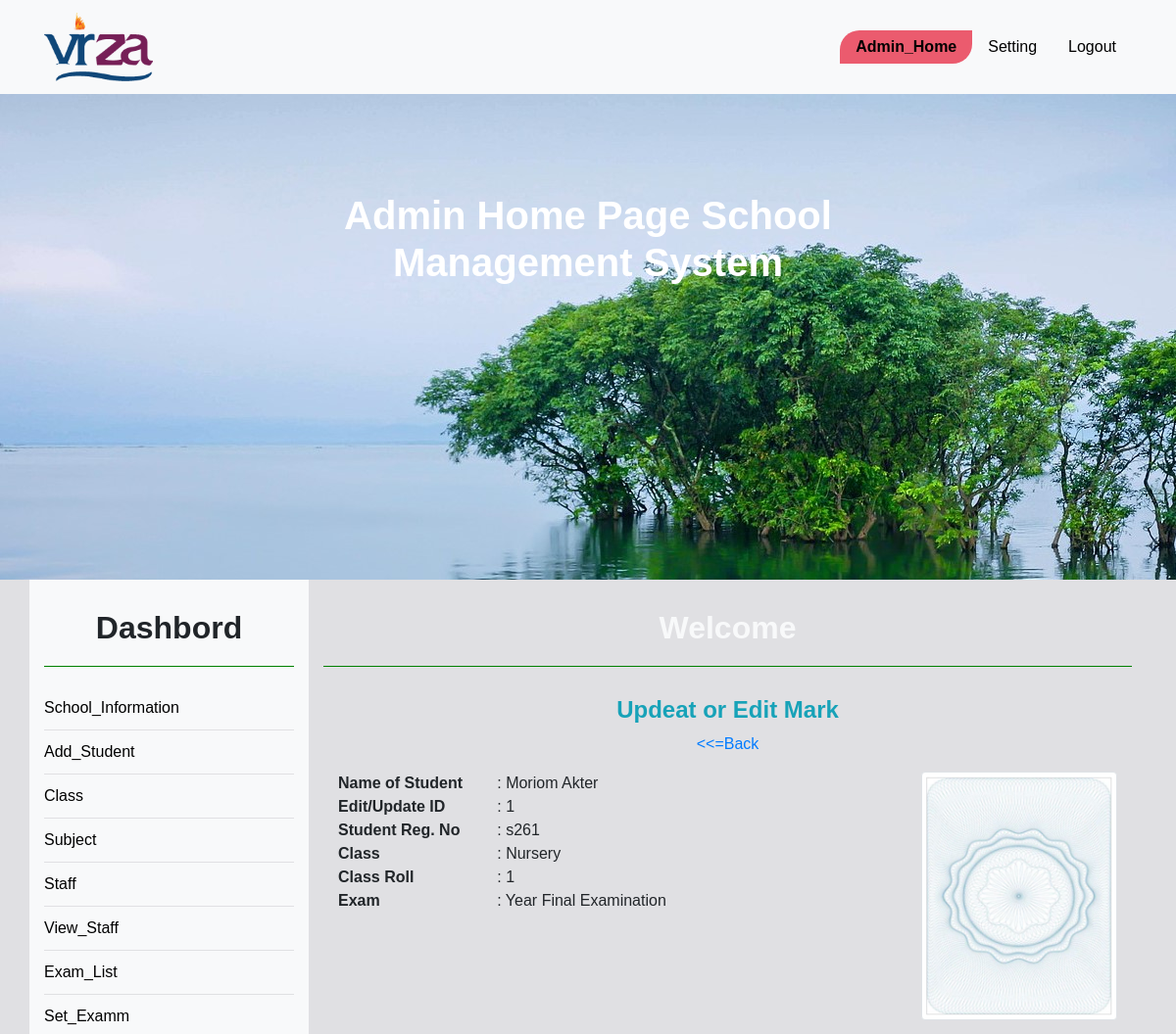
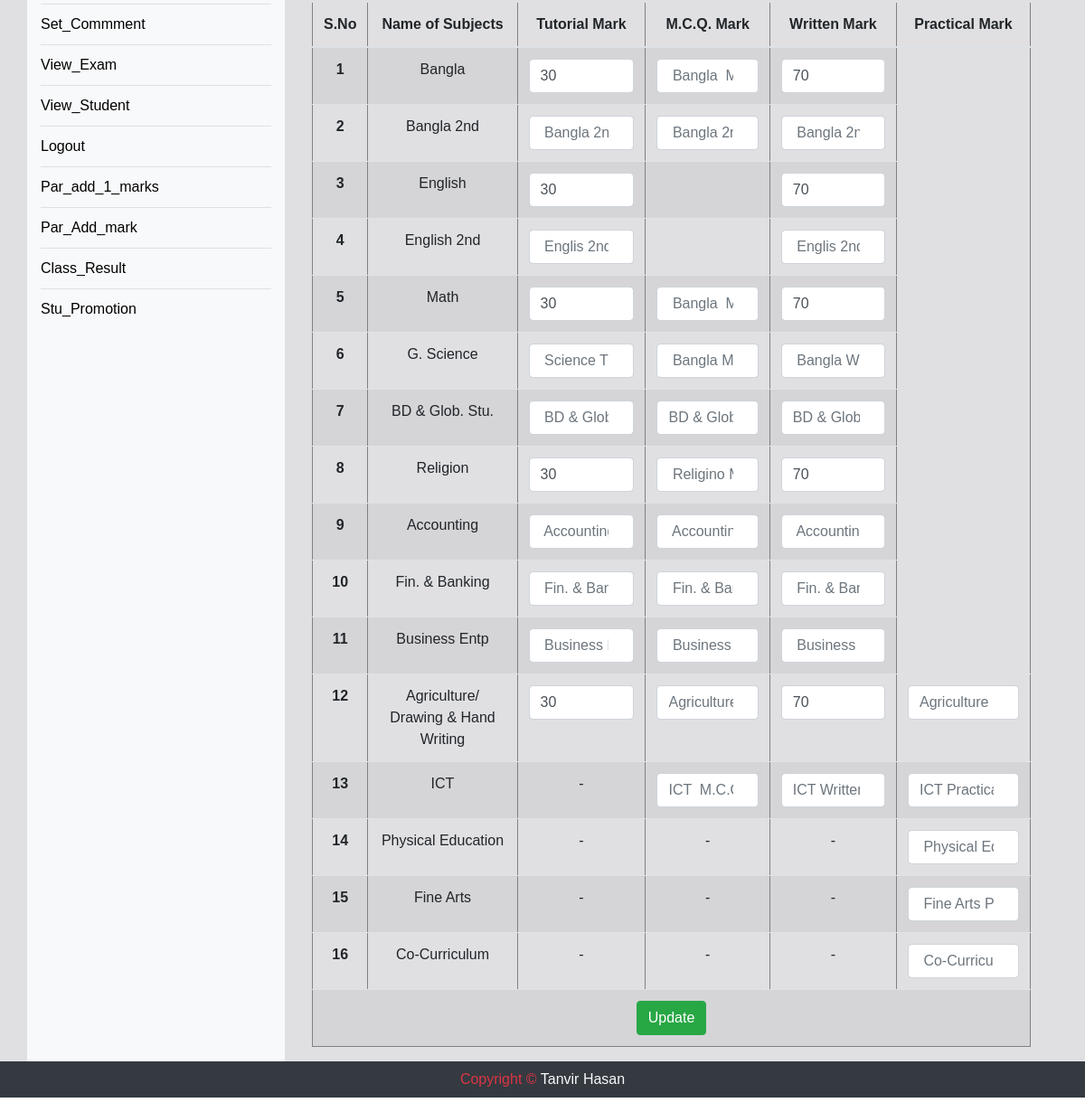
/admin_edit_viwe_result.php?editid=1, run on the app's committed database (2 pictures, top to bottom).
### tables this page shows
CREATE TABLE `smark` (
  `SMID` int(11) NOT NULL,
  `REGNO` varchar(100) NOT NULL,
  `CRNO` varchar(500) NOT NULL,
  `NAME` varchar(100) NOT NULL,
  `IMG` varchar(500) NOT NULL,
  `TERM` varchar(100) NOT NULL,
  `CLASS` varchar(100) NOT NULL,
  `SEC` varchar(99) NOT NULL,
  `BTU` varchar(100) NOT NULL,
  `BAN` varchar(100) NOT NULL,
  `ETU` varchar(100) NOT NULL,
  `ENG` varchar(100) NOT NULL,
  `MTU` varchar(100) NOT NULL,
  `MAT` varchar(100) NOT NULL,
  `STU` varchar(100) NOT NULL,
  `SCI` varchar(100) NOT NULL,
  `SOTU` varchar(100) NOT NULL,
  `SOC` varchar(100) NOT NULL,
  `RTU` varchar(100) NOT NULL,
  `REL` varchar(100) NOT NULL,
  `ATU` varchar(100) NOT NULL,
  `AOB` varchar(100) NOT NULL,
  `AGR` varchar(100) NOT NULL,
  `ICT` varchar(100) NOT NULL,
  `BOB` varchar(100) NOT NULL,
  `BDTU` varchar(100) NOT NULL,
  `BD` varchar(100) NOT NULL,
  `BDBO` varchar(100) NOT NULL,
  `EDTU` varchar(100) NOT NULL,
  `ED` varchar(100) NOT NULL,
  `MOB` varchar(100) NOT NULL,
  `ROB` varchar(100) NOT NULL,
  `GOB` varchar(100) NOT NULL,
  `SOB` varchar(100) NOT NULL,
  `ACTU` varchar(100) NOT NULL,
  `ACC` varchar(100) NOT NULL,
  `ACOB` varchar(100) NOT NULL,
  `FTU` varchar(100) NOT NULL,
  `FIN` varchar(100) NOT NULL,
  `FOB` varchar(100) NOT NULL,
  `BUTU` varchar(100) NOT NULL,
  `BUS` varchar(100) NOT NULL,
  `BUOB` varchar(100) NOT NULL,
  `IOB` varchar(100) NOT NULL,
  `ICK` varchar(100) NOT NULL,
  `PHK` varchar(100) NOT NULL,
  `CAK` varchar(100) NOT NULL,
  `AGK` varchar(100) NOT NULL,
  `FIK` varchar(100) NOT NULL
);

### admin_edit_viwe_result.php (the view, shortened to what this page needs)
<?php
	include "database.php";
$editid = $_GET['editid'];
 ?>
<?php include "admin_header.php"; ?>
<div class="container_full  d_back " style ='margin-top: 0px;'>
	<div class="container text-center">
		<div class="row" id="vir">
	<?php include "sidebar.php"; ?>
			<div class="col-md-9">
				<h2 class="text-light">Welcome </h2>
				<div class="row">
					<div class="col-md-12 fix">
						<h4><b class="text-info">Updeat or Edit Mark</b></h4>
						<a href="view_class_result.php"> <<=Back </a>
						<div class="container">
							<?php
$query = "SELECT * FROM smark WHERE SMID= '$editid' ";
$edit = $db->query($query);
while ($result = $edit->fetch_assoc()) {
 ?>
 <div class="row ">
    <div class="col-sm-6 text-left">
 		<table class="mt-3" style="width:100%">
		    <tbody>
		      <tr>
		      	<th>Name of Student</th>
		        <td>: <?php echo $result['NAME'] ?></td>
		      </tr>
		      <tr class=''>
		      	<th>Edit/Update ID</th>
		        <td >: <?php echo $result['SMID'] ?></td>
		      </tr>
		      <tr>
		      	<th>Student Reg. No</th>
		        <td>: <?php echo $result['REGNO'] ?></td>
		      </tr>
		      <tr>
		      	<th>Class</th>
		        <td>: <?php echo $result['CLASS'] ?></td>
		      </tr>
		      <tr>
		      	<th>Class Roll</th>
		        <td>: <?php echo $result['CRNO'] ?></td>
		      </tr>
		      <tr>
		      	<th>Exam</th>
		        <td>: <?php echo $result['TERM'] ?></td>
		      </tr>
		     </tbody>
		 </table>
	</div>
    <div class="col-sm-6 text-right mt-3">
     <img src='<?php echo $result['IMG'] ?>' class="img-thumbnail" alt="Trulli" width="200" height="200" >
    </div>
</div>
							<table border="1px" class="mt-3 table table-striped">
								<thead>
								    <tr>
								      <th scope="col">S.No</th>
								      <th scope="col">Name of Subjects</th>
								      <th scope="col"> Tutorial Mark</th>
								      <th scope="col"> M.C.Q. Mark</th>
									  <th  colspan="">Written Mark</th>
									  <th  colspan="">Practical Mark</th>
								    </tr>
							  </thead>
							  <tbody>
							  	<form enctype='multipart/form-data' role='form' method='post' action=' '>
								    <tr>
								      <th scope="row">1</th>
								      <td>Bangla</td>
								      <td><input type="number" class="form-control" id="btu" placeholder=" Bangla Tu Mark" name="btu" value="<?php echo $result['BTU'] ?>"></td>
								      <td><input type="number" class="form-control" id="bob" placeholder=" Bangla  M.C.Q. Mark" name="bob" value="<?php echo $result['BOB'] ?>"></td>
								      <td><input type="number" class="form-control" id="b" placeholder=" Bangla  Written Mark" name="b" value="<?php echo $result['BAN'] ?>"></td>
								    </tr>
								    <tr>
								      <th scope="row">2</th>
								      <td>Bangla 2nd</td>
								      <td><input type="number" class="form-control" id="bdtu" placeholder=" Bangla 2nd Tu Mark" name="bdtu" value="<?php echo $result['BDTU'] ?>"></td>
								      <td><input type="number" class="form-control" id="bdob" placeholder=" Bangla 2nd  M.C.Q. Mark" name="bdob" value="<?php echo $result['BDBO'] ?>"></td>
								      <td><input type="number" class="form-control" id="bd" placeholder=" Bangla 2nd Written Mark" name="bd" value="<?php echo $result['BD'] ?>"></td>
								    </tr>
								    <tr>
								      <th scope="row">3</th>
								      <td>English</td>
								      <td><input type="number" class="form-control" id="etu" placeholder=" Englis Tu Mark" name="etu" value="<?php echo $result['ETU'] ?>"></td>
								      <td></td>
								      <td><input type="number" class="form-control" id="e" placeholder=" Englis Written Mark" name="e" value="<?php echo $result['ENG'] ?>"></td>
								    </tr>
								    <tr>
								      <th scope="row">4</th>
								      <td>English 2nd</td>
								      <td><input type="number" class="form-control" id="edtu" placeholder=" Englis 2nd Tu Mark" name="edtu" value="<?php echo $result['EDTU'] ?>"></td>
								      <td></td>
								      <td><input type="number" class="form-control" id="ed" placeholder=" Englis 2nd Written Mark" name="ed" value="<?php echo $result['ED'] ?>"></td>
								    </tr>
								    <tr>
								      <th scope="row">5</th>
								      <td>Math</td>
								      <td><input type="number" class="form-control" id="mtu" placeholder=" Math Tu Mark" name="mtu" value="<?php echo $result['MTU'] ?>"></td>
								      <td><input type="number" class="form-control" id="mob" placeholder=" Bangla  M.C.Q. Mark" name="mob" value="<?php echo $result['MOB'] ?>"></td>
								      <td><input type="number" class="form-control" id="m" placeholder=" Bangla Written Mark" name="m" value="<?php echo $result['MAT'] ?>"></td>
								    </tr>
								    <tr>
								      <th scope="row">6</th>
								      <td>G. Science</td>
								      <td><input type="number" class="form-control" id="stu" placeholder=" Science Tu Mark" name="stu" value="<?php echo $result['STU'] ?>"></td>
								      <td><input type="number" class="form-control" id="gob" placeholder=" Bangla M.C.Q. Mark" name="gob" value="<?php echo $result['GOB'] ?>"></td>
								      <td><input type="number" class="form-control" id="s" placeholder=" Bangla Written Mark" name="s" value="<?php echo $result['SCI'] ?>"></td>
								    </tr>
								    <tr>
								      <th scope="row">7</th>
								      <td>BD & Glob. Stu.</td>
								      <td><input type="number" class="form-control" id="sotu" placeholder=" BD & Glob. Stu. Tu Mark" name="sotu" value="<?php echo $result['SOTU'] ?>"></td>
								      <td><input type="number" class="form-control" id="sob" placeholder="BD & Glob. Stu. M.C.Q. Mark" name="sob" value="<?php echo $result['SOB'] ?>"></td>
								      <td><input type="number" class="form-control" id="so" placeholder="BD & Glob. Stu. Written Mark" name="so" value="<?php echo $result['SOC'] ?>"></td>
								    </tr>
								    <tr>
								      <th scope="row">8</th>
								      <td>Religion</td>
								      <td><input type="number" class="form-control" id="rtu" placeholder=" Religion Tu Mark" name="rtu" value="<?php echo $result['RTU'] ?>"></td>
								      <td><input type="number" class="form-control" id="rob" placeholder=" Religino M.C.Q. Mark" name="rob" value="<?php echo $result['ROB'] ?>"></td>
								      <td><input type="number" class="form-control" id="r" placeholder=" Religino Written Mark" name="r" value="<?php echo $result['REL'] ?>"></td>
									</tr>
								    <tr>
								      <th scope="row">9</th>
								      <td>Accounting</td>
								      <td><input type="number" class="form-control" id="actu" placeholder=" Accounting Tu Mark" name="actu" value="<?php echo $result['ACTU'] ?>"></td>
								      <td><input type="number" class="form-control" id="acob" placeholder=" Accounting M.C.Q. Mark" name="acob" value="<?php echo $result['ACOB'] ?>"></td>
								      <td><input type="number" class="form-control" id="acc" placeholder=" Accounting Written Mark" name="acc" value="<?php echo $result['ACC'] ?>"></td>
								    </tr>
								    <tr>
								      <th scope="row">10</th>
								      <td>Fin. & Banking</td>
								      <td><input type="number" class="form-control" id="ftu" placeholder=" Fin. & Banking Tu Mark" name="ftu" value="<?php echo $result['FTU'] ?>"></td>
								      <td><input type="number" class="form-control" id="fob" placeholder=" Fin. & Banking M.C.Q. Mark" name="fob" value="<?php echo $result['FOB'] ?>"></td>
								      <td><input type="number" class="form-control" id="fin" placeholder=" Fin. & Banking Written Mark" name="fin" value="<?php echo $result['FIN'] ?>"></td>
									</tr>
								    <tr>
								      <th scope="row">11</th>
								      <td>Business Entp</td>
								      <td><input type="number" class="form-control" id="butu" placeholder=" Business Entp Tu Mark" name="butu" value="<?php echo $result['BUTU'] ?>"></td>
								      <td><input type="number" class="form-control" id="buob" placeholder=" Business Entp M.C.Q. Mark" name="buob" value="<?php echo $result['BUOB'] ?>"></td>
								      <td><input type="number" class="form-control" id="bus" placeholder=" Business Entp Written Mark" name="bus" value="<?php echo $result['BUS'] ?>"></td>
								    </tr>
								    <tr>
								      <th scope="row">12</th>
								      <td>Agriculture/ Drawing & Hand Writing</td>
								      <td><input type="number" class="form-control" id="atu" placeholder=" Agriculture Tu Mark" name="atu" value="<?php echo $result['ATU'] ?>"></td>
								      <td><input type="number" class="form-control" id="aob" placeholder="Agriculture  M.C.Q. Mark" name="aob" value="<?php echo $result['AOB'] ?>"></td>
								      <td><input type="number" class="form-control" id="a" placeholder="Agriculture Written Mark" name="a" value="<?php echo $result['AGR'] ?>"></td>
								      <td><input type="number" class="form-control" id="agk" placeholder="Agriculture Practical Mark" name="agk" value="<?php echo $result['AGK'] ?>"></td>
								    </tr>
								    <tr>
								      <th scope="row">13</th>
								      <td>ICT</td>
								      <td>-</td>
								      <td><input type="number" class="form-control" id="iob" placeholder="ICT  M.C.Q. Mark" name="iob" value="<?php echo $result['IOB'] ?>"></td>
								      <td><input type="number" class="form-control" id="ict" placeholder="ICT Written Mark" name="ict" value="<?php echo $result['ICT'] ?>"></td>
								      <td><input type="number" class="form-control" id="ick" placeholder="ICT Practical Mark" name="ick" value="<?php echo $result['ICK'] ?>"></td>
								    </tr>
									 <tr>
								      <th scope="row">14</th>
								      <td>Physical Education</td>
								      <td>-</td>
								      <td>-</td>
								      <td>-</td>
								      <td><input type="number" class="form-control" id="phk" placeholder=" Physical Education Practical Mark" name="phk" value="<?php echo $result['PHK'] ?>"></td>
									</tr>
									 <tr>
								      <th scope="row">15</th>
								      <td>Fine Arts</td>
								      <td>-</td>
								      <td>-</td>
								      <td>-</td>
								      <td><input type="number" class="form-control" id="fik" placeholder=" Fine Arts Practical Mark" name="fik" value="<?php echo $result['FIK'] ?>"></td>
									</tr>
									 <tr>
								      <th scope="row">16</th>
								      <td>Co-Curriculum</td>
								      <td>-</td>
								      <td>-</td>
								      <td>-</td>
								      <td><input type="number" class="form-control" id="cak" placeholder=" Co-Curriculum Practical Mark" name="cak" value="<?php echo $result['CAK'] ?>"></td>
									</tr>
								    <tr>
								      <td colspan="8">
									  <input type="submit" class="from-control btn btn-success" id="" name="submit" value="Update">
                          			  </td>
                       			    </tr>
								</form>
							  </tbody>
							</table>
 <?php } ?>
						</div>
					</div>
				</div>
			</div>
		</div>
	</div>
</div>
<?php include "footer.php"; ?>

### style.css (style rules this page uses)
* { margin:0;padding:0; }
body { font-family: 'Source Sans Pro', sans-serif; -webkit-transition: all 0.5s ease; transition: all 0.5s ease; font-family:sans-serif; text-align: center; position: relative; }
a { text-decoration:none; }
.fix { overflow:hidden; }
.container_full { width:100%; }
.container { display:block; }
#vir h2 { font-weight: bold; padding-bottom:20px; margin:30px auto; border-bottom: 1px solid green; }
.d_back { background:#e0e0e3; }

### data on the page
smark: NAME "Moriom Akter", SMID "1", REGNO "s261", CLASS "Nursery", CRNO "1", TERM "Year Final Examination", IMG (picture), btu "30", b "70", etu "30", e "70", mtu "30", m "70", rtu "30", r "70", atu "30", a "70"
